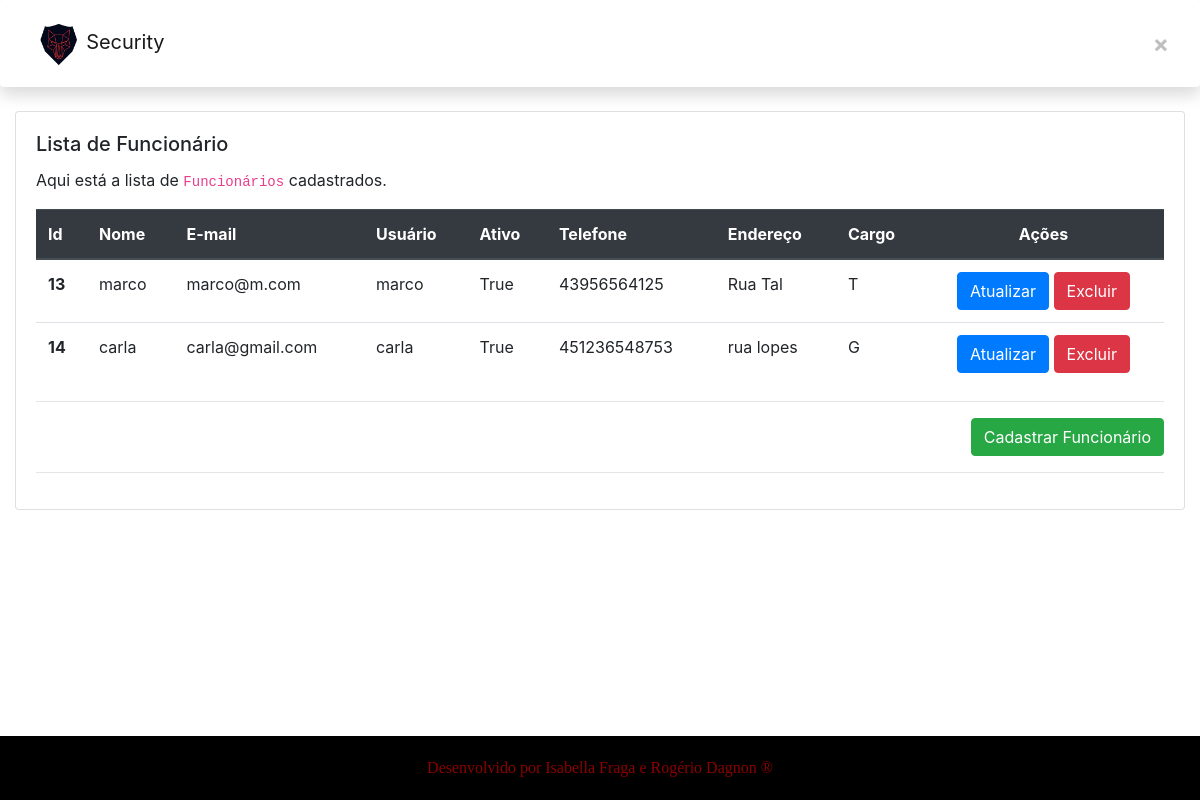
The app's page /app1/funcionarios/, older data.
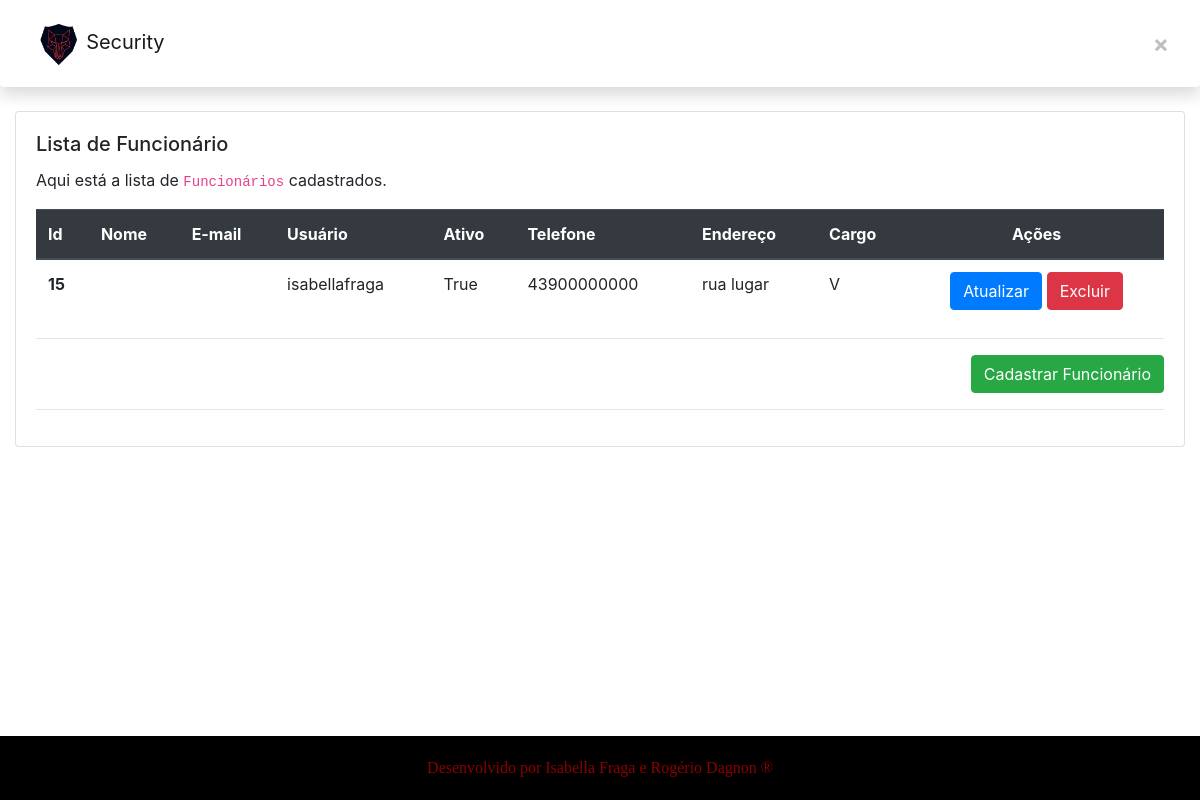
The same page, newer data.
### app1/models.py (models this page shows, shortened)
class Funcionario(models.Model):
    CARGO_CHOICES = [
        ["Técnico", "Técnico"],
        ["Vendedor", "Vendedor"],
        ["Gerente", "Gerente"]
    ]
    usuario = models.OneToOneField(User, on_delete=models.CASCADE, blank=False, null=True)
    CPF = models.CharField(max_length=14, blank=False, null=True)
    nascimento = models.DateField(blank=False, null=True)
    telefone = models.CharField(max_length=14, blank=False, null=True)
    endereco = models.CharField(max_length=150, blank=False, null=True)
    CTPS = models.CharField(max_length=11, blank=False, null=True)
    salario = models.DecimalField(max_digits=8, decimal_places=2, blank=False, null=True)
    admissao = models.DateField(auto_now=True, blank=False, null=True)
    cargo = models.CharField(max_length=8, blank=False, choices=CARGO_CHOICES, null=True)
    objetos = models.Manager()

### app1/views.py (the view)
# urls.py: path('funcionarios/', FuncionarioListView.as_view(), name="lista_funcionarios"),
class FuncionarioListView(ListView):
    template_name = "app3/funcionario/lista.html"
    model = Funcionario
    context_object_name = "funcionarios"

### app1/templates/app3/funcionario/lista.html (shortened to what this page needs)
{% extends "app3/_layouts/base.html" %}
{% block conteudo %}
<div class="container-fluid mt-2 mb-5">
  <div class="row">
    <div class="col-lg-15 col-md-12 col-sm-12 col-xs-12">
      <div class="card">
        <div class="card-body">
          <h5 class="card-title">Lista de Funcionário</h5>
          {% if funcionarios|length > 0 %}
            <p class="card-text">
              Aqui está a lista de <code>Funcionários</code> cadastrados.
            </p>
            <div class="search-list">
            <table class="table" id="myTable">
              <thead class="thead-dark">
              <tr>
                <th scope="col">Id</th>
                <th scope="col">Nome</th>
                <th scope="col">E-mail</th>
                <th scope="col">Usuário</th>
                <th scope="col">Ativo</th>
                <th scope="col">Telefone</th>
                <th scope="col">Endereço</th>
                <th scope="col">Cargo</th>
                <th scope="col" class="text-center">Ações</th>
              </tr>
              </thead>
              <tbody>
              {% for funcionario in funcionarios %}
                <tr>
                  <th scope="row">{{ funcionario.usuario.id }}</th>
                  <td>{{ funcionario.usuario.first_name }}</td>
                  <td>{{ funcionario.usuario.email }}</td>
                  <td>{{ funcionario.usuario.username }}</td>
                  <td>{{ funcionario.usuario.is_active }}</td>
                  <td>{{ funcionario.telefone }}</td>
                  <td>{{ funcionario.endereco }}</td>
                  <td>{{ funcionario.cargo }}</td>
                  <td class="text-center">
                    <a href="{% url 'app1:atualiza_funcionario' pk=funcionario.id %}"
                       class="btn btn-primary">
                      Atualizar
                    </a>
                    <a href="{% url 'app1:deleta_funcionario' pk=funcionario.id %}"
                      class="btn btn-danger">
                        Excluir
                    </a>
                  </td>
                </tr>
              {% endfor %}
              </tbody>
            </table>
            </div>
        {% else %}
          <div class="text-center mt-5 mb-5 jumbotron">
            <h5>Nenhum <code>Funcionário</code> cadastrado ainda.</h5>
          </div>
        {% endif %}
          <hr />
          <div class="text-right">
            <a href="{% url 'app1:cadastra_funcionario' %}" class="btn btn-success">
              Cadastrar Funcionário
            </a>
          </div>
        <hr>
        </div>
      </div>
    </div>
  </div>
</div>
{% endblock %}

Row changes from the older to the newer data that the page shows:
removed Funcionario: usuario.id "13", usuario.first_name "marco", usuario.email "marco@m.com", usuario.username "marco", usuario.is_active "True", telefone "43956564125", endereco "Rua Tal", cargo "T"
removed Funcionario: usuario.id "14", usuario.first_name "carla", usuario.email "carla@gmail.com", usuario.username "carla", usuario.is_active "True", telefone "451236548753", endereco "rua lopes", cargo "G"
added Funcionario: usuario.id "15", usuario.username "isabellafraga", usuario.is_active "True", telefone "43900000000", endereco "rua lugar", cargo "V"
